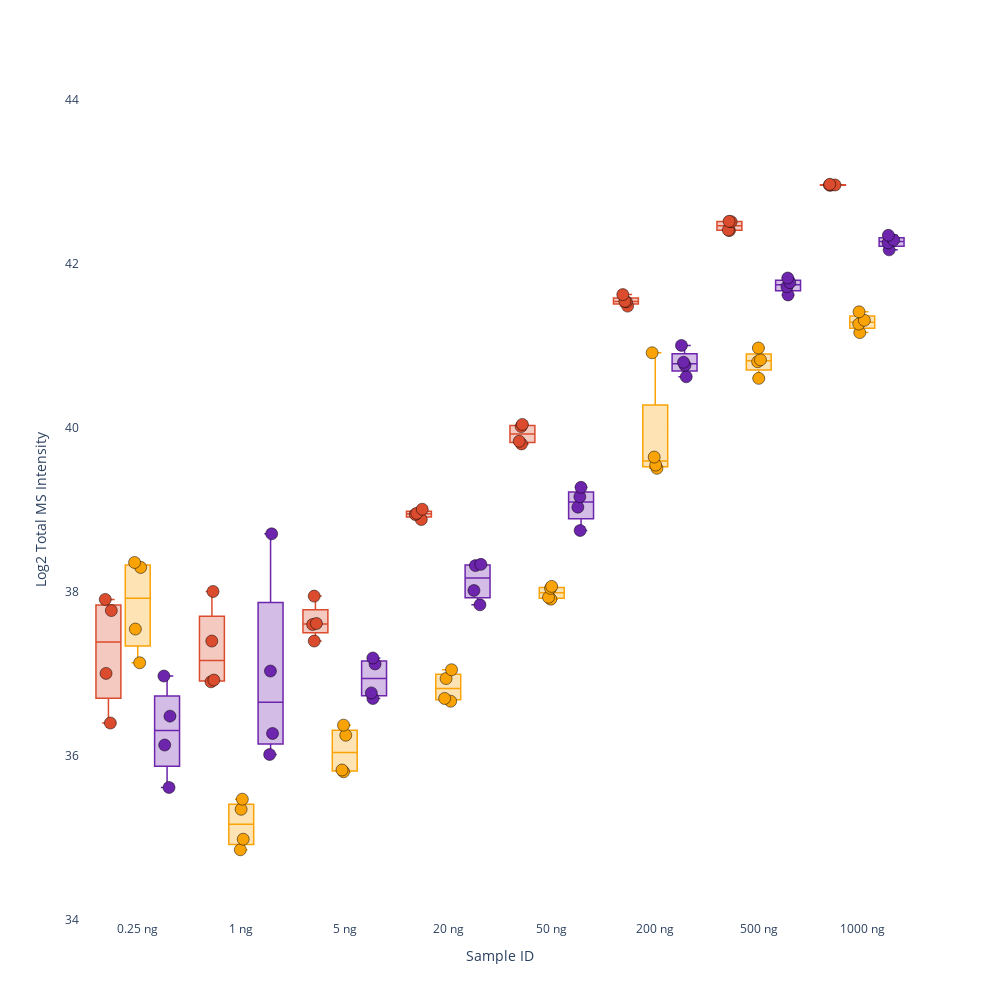

The notebook cell saved with this chart:
### Code cell
import plotly.graph_objects as go

# Define colors for each dataframe
colors = {
    'df_SPEC': '#db4c2e',
    'df_insol': '#faa307', 
    'df_PAC': '#6D25AD'
}

# Create figure
fig = go.Figure()

# Get unique IDs in the correct order
unique_ids = df_SPEC['ID'].unique()

# Add box plots for each dataframe
for df, name, color in [(df_SPEC, 'df_SPEC', colors['df_SPEC']),
                         (df_insol, 'df_insol', colors['df_insol']),
                         (df_PAC, 'df_PAC', colors['df_PAC'])]:
    
    # Convert hex to rgba for transparent fill
    if color == '#db4c2e':
        fill_color = 'rgba(219, 76, 46, 0.3)'
    elif color == '#faa307':
        fill_color = 'rgba(250, 163, 7, 0.3)'
    else:  # '#6D25AD'
        fill_color = 'rgba(109, 37, 173, 0.3)'
    
    fig.add_trace(go.Box(
        y=df['Selectivity'],
        x=df['ID'],
        name=name,
        boxpoints='all',
        pointpos=0,
        marker=dict(
            size=12,
            color=color,
            line=dict(width=0.5, color='black')
        ),
        line=dict(color=color, width=1.5),
        fillcolor=fill_color,
        showlegend=False
    ))

# Update layout
fig.update_layout(
    width=1000,        # Increased from 600 to 1000
    height=1000, 
    template='plotly_white',
    showlegend=False,
    boxmode='group',
    boxgap=0.15,       # Slightly reduced gap between boxes
    boxgroupgap=0.15   # Gap between groups
)

# Update axes
fig.update_yaxes(
    range=[34, 44],
    showgrid=True,
    gridwidth=0.1,
    gridcolor='#F3F2F2',
    griddash='solid',
    title='Log2 Total MS Intensity'
)

fig.update_xaxes(
    title='Sample ID'
)

fig.show()
fig.write_image(r'Z:\SPEC\submission\plots\Suppl_Figure2b.pdf', width=1000, height=1000)

### Figure 1 — Plotly figure (JSON) as saved in the notebook; plotly's stock layout.template omitted (floating-point values rounded to 4 significant figures)
{"data": [{"boxpoints": "all", "fillcolor": "rgba(219, 76, 46, 0.3)", "line": {"color": "#db4c2e", "width": 1.5}, "marker": {"color": "#db4c2e", "line": {"color": "black", "width": 0.5}, "size": 12}, "name": "df_SPEC", "pointpos": 0, "showlegend": false, "type": "box", "x": ["0.25 ng", "0.25 ng", "0.25 ng", "0.25 ng", "1 ng", "1 ng", "1 ng", "1 ng", "5 ng", "5 ng", "5 ng", "5 ng", "20 ng", "20 ng", "20 ng", "20 ng", "50 ng", "50 ng", "50 ng", "50 ng", "200 ng", "200 ng", "200 ng", "200 ng", "500 ng", "500 ng", "500 ng", "500 ng", "1000 ng", "1000 ng", "1000 ng", "1000 ng"], "y": [37.77, 36.4, 37.91, 37.01, 37.4, 36.93, 36.9, 38.01, 37.95, 37.4, 37.6, 37.62, 38.96, 38.88, 38.95, 39.01, 40.02, 40.04, 39.84, 39.81, 41.63, 41.49, 41.54, 41.54, 42.52, 42.52, 42.41, 42.41, 42.96, 42.96, 42.97, 42.96]}, {"boxpoints": "all", "fillcolor": "rgba(250, 163, 7, 0.3)", "line": {"color": "#faa307", "width": 1.5}, "marker": {"color": "#faa307", "line": {"color": "black", "width": 0.5}, "size": 12}, "name": "df_insol", "pointpos": 0, "showlegend": false, "type": "box", "x": ["0.25 ng", "0.25 ng", "0.25 ng", "0.25 ng", "1 ng", "1 ng", "1 ng", "1 ng", "5 ng", "5 ng", "5 ng", "5 ng", "20 ng", "20 ng", "20 ng", "20 ng", "50 ng", "50 ng", "50 ng", "50 ng", "200 ng", "200 ng", "200 ng", "200 ng", "500 ng", "500 ng", "500 ng", "500 ng", "1000 ng", "1000 ng", "1000 ng", "1000 ng"], "y": [38.3, 38.36, 37.55, 37.14, 34.86, 35.47, 35.35, 34.99, 36.25, 35.81, 35.83, 36.38, 37.05, 36.7, 36.67, 36.94, 38.07, 37.91, 37.94, 38.04, 39.55, 39.51, 40.92, 39.65, 40.98, 40.83, 40.61, 40.81, 41.16, 41.31, 41.42, 41.27]}, {"boxpoints": "all", "fillcolor": "rgba(109, 37, 173, 0.3)", "line": {"color": "#6D25AD", "width": 1.5}, "marker": {"color": "#6D25AD", "line": {"color": "black", "width": 0.5}, "size": 12}, "name": "df_PAC", "pointpos": 0, "showlegend": false, "type": "box", "x": ["0.25 ng", "0.25 ng", "0.25 ng", "0.25 ng", "1 ng", "1 ng", "1 ng", "1 ng", "5 ng", "5 ng", "5 ng", "5 ng", "20 ng", "20 ng", "20 ng", "20 ng", "50 ng", "50 ng", "50 ng", "50 ng", "200 ng", "200 ng", "200 ng", "200 ng", "500 ng", "500 ng", "500 ng", "500 ng", "1000 ng", "1000 ng", "1000 ng", "1000 ng"], "y": [36.13, 36.98, 36.49, 35.62, 36.27, 36.02, 38.71, 37.04, 37.2, 36.77, 36.7, 37.12, 38.32, 37.84, 38.02, 38.34, 39.28, 39.03, 38.75, 39.16, 40.8, 40.62, 41.01, 40.77, 41.83, 41.72, 41.62, 41.77, 42.35, 42.17, 42.29, 42.26]}], "layout": {"boxgap": 0.15, "boxgroupgap": 0.15, "boxmode": "group", "height": 1000, "showlegend": false, "width": 1000, "xaxis": {"title": {"text": "Sample ID"}}, "yaxis": {"gridcolor": "#F3F2F2", "griddash": "solid", "gridwidth": 0.1, "range": [34, 44], "showgrid": true, "title": {"text": "Log2 Total MS Intensity"}}}}
